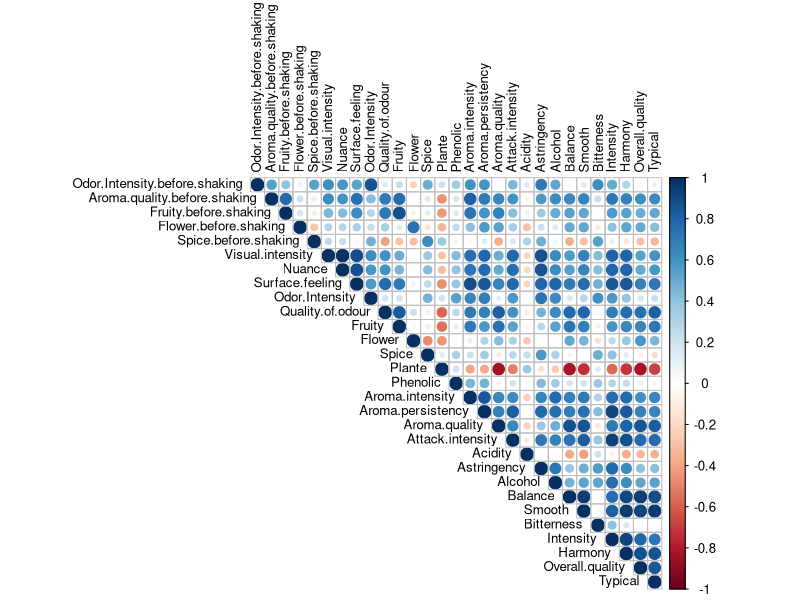
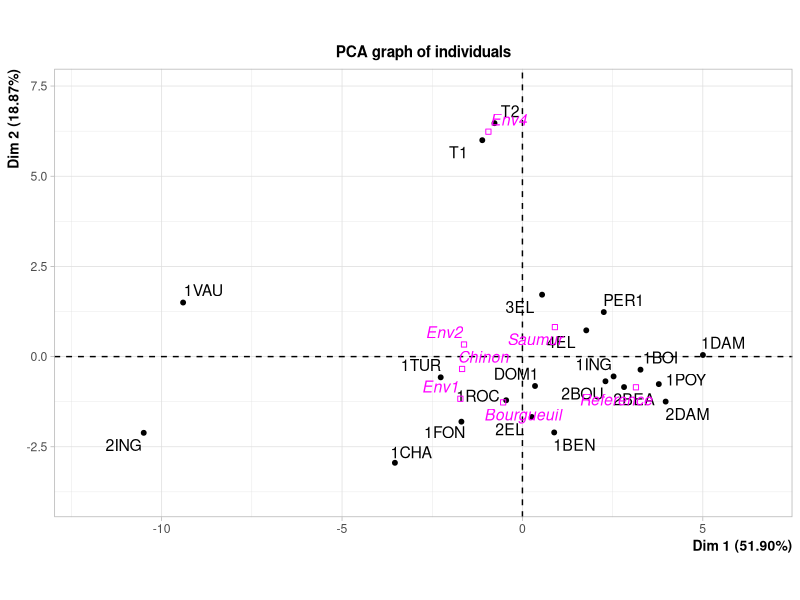
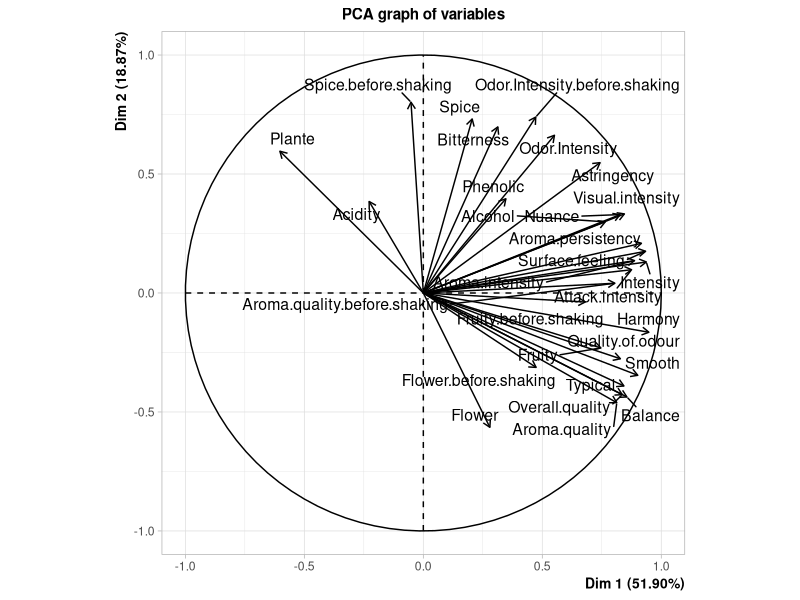
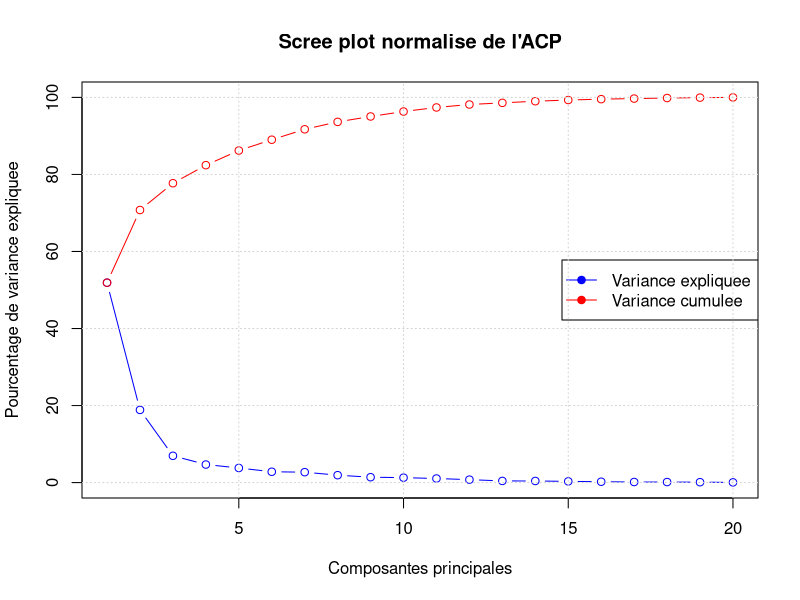
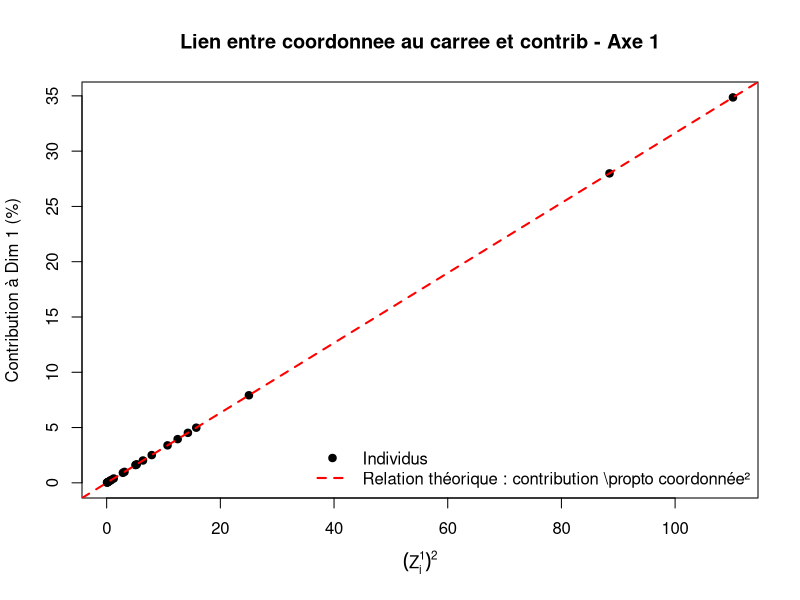

These figures' R source, in order:
# TP2 ACP – Analyse en composantes principales des vins
# install.packages("FactoMineR", type = "binary")

# Packages ####
library(FactoMineR)
library(corrplot)

# Partie I ####
# Analyse exploratoire du jeu de donnees
## Question 1 ####
# Lecture des donnees

### a) Importation du fichier ####
setwd("~/Desktop/TRAVAIL/EPITA/2025_03 EPITA4 PBS2/STATISTIQUE/TP2 ACP")
df <- read.csv(
  "vins.csv",
  sep = ";",
  dec = ",",
  header = TRUE,
  row.names = 1,
  stringsAsFactors = FALSE
)

head(df)


### b) Nombre d'observations et variables ####
nrow(df)
ncol(df)
dim(df)

### c) Structure du tableau ####
str(df)
summary(df)


## Question 2 ####
# Variables qualitatives et quantitatives
### a) Identification ####
vars_quali <- df[, 1:2]
vars_quanti <- df[, -c(1, 2)]


### b) Statistiques descriptives ####
summary(vars_quanti)
sapply(vars_quanti, sd)


### c) Discussion standardisation ####
# -> justifie scale.unit = TRUE dans PCA()


## Question 3 ####
# Exploration initiale
### a) Valeurs manquantes ####

sum(is.na(df))


### b) Pertinence ACP ####
# Dataset adapte à une ACP (nombreuses variables quantitatives correlees)


## Question 4 ####
# Description des variables
# Interpretation qualitative 


## Question 5 ####
# Matrice de correlation
corrplot(
  cor(vars_quanti),
  method = "circle",
  type = "upper",
  tl.col = "black",
  tl.cex = 0.8
)




# Partie II ####
# Analyse en composantes principales
## Question 1 ####
# Mise en oeuvre de l'ACP
Vins.PCA <- PCA(
  df,
  scale.unit = TRUE,
  quali.sup = 1:2,
  graph = TRUE
)


## Question 2 ####
# Cercle des correlations
### Coordonnees des variables ####
Vins.PCA$var$coord


## Question 3 ####
# Coordonnees factorielles des variables
Vins.PCA$var$coord

## Question 4 ####
# Plan principal des individus
# Graphique genere automatiquement avec graph = TRUE


## Question 5 ####
# Coordonnees factorielles des individus
### a) Coordonnees ####
Vins.PCA$ind$coord


### d) Coordonnees sur les 5 premiers axes ####
Vins.PCA$ind$coord[, 1:5]


## Question 6 ####
# Valeurs propres
Vins.PCA$eig


## Question 7 ####
# Scree plot
eig_values <- Vins.PCA$eig[, 2]
eig_cum <- Vins.PCA$eig[, 3]

plot(
  eig_values,
  type = "b",
  col = "blue",
  xlab = "Composantes principales",
  ylab = "Pourcentage de variance expliquee",
  ylim = c(0, 100),
  main = "Scree plot normalise de l'ACP"
)

lines(eig_cum, type = "b", col = "red")

legend(
  "right",
  legend = c("Variance expliquee", "Variance cumulee"),
  col = c("blue", "red"),
  lty = 1,
  pch = 19
)

grid()




## Question 8 ####
# Lecture summary()
summary(Vins.PCA)




## Question 9 ####
# Individus et variables structurant l’axe 1
### a) Individus les plus contributifs ####
top_ind <- sort(
  Vins.PCA$ind$contrib[, 1],
  decreasing = TRUE
)
head(top_ind, 5)



### b) Variables les plus contributives ####
top_var <- sort(
  Vins.PCA$var$contrib[, 1],
  decreasing = TRUE
)
head(top_var, 5)


# Partie III ####
# Reduction de dimension
## Question 1 ####
# Nombre de composantes pour 95%
var_cum <- Vins.PCA$eig[, 3]
d_95 <- which(var_cum >= 95)[1]
cat(paste(
  "Nbr minimal de composantes pour 95% de variance:",
  d_95,
  "| Variance =",
  round(var_cum[d_95], 2),
  "%."
))


## Question 2 ####
# Interêt en machine learning
# Relation contribution \propto coordonnee²
plot(
  Vins.PCA$ind$coord[, 1]^2,
  Vins.PCA$ind$contrib[, 1],
  pch = 19,
  xlab = expression((Z[i]^1)^2),
  ylab = "Contribution à Dim 1 (%)",
  main = 'Lien entre coordonnee au carree et contrib - Axe 1'
)

n <- nrow(vars_quanti)
lambda1 <- Vins.PCA$eig[1, 1]

coef_theorique <- 100 / (n * lambda1)

abline(
  a = 0,
  b = coef_theorique,
  col = "red",
  lty = 2,
  lwd = 2
)


legend(
  "bottomright",
  legend = c("Individus", "Relation théorique : contribution \\propto coordonnée²"),
  col = c("black", "red"),
  pch = c(19, NA),
  lty = c(NA, 2),
  lwd = c(NA, 2),
  bty = "n"
)
